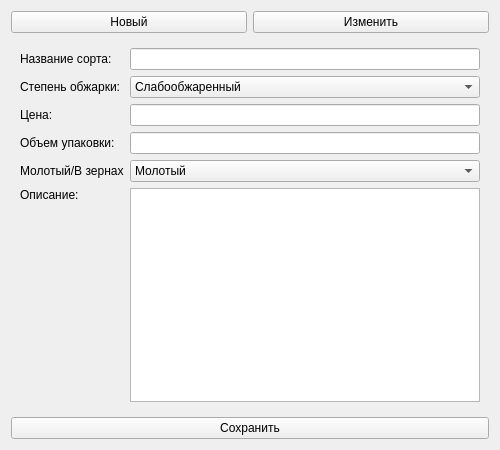
<?xml version="1.0" encoding="UTF-8"?>
<ui version="4.0">
 <class>Form</class>
 <widget class="QWidget" name="Form">
  <property name="geometry">
   <rect>
    <x>0</x>
    <y>0</y>
    <width>500</width>
    <height>450</height>
   </rect>
  </property>
  <property name="windowTitle">
   <string>Form</string>
  </property>
  <layout class="QGridLayout" name="gridLayout">
   <item row="1" column="0" colspan="2">
    <widget class="QWidget" name="widget" native="true">
     <layout class="QGridLayout" name="gridLayout_2">
      <item row="2" column="2">
       <widget class="QLineEdit" name="lineEdit_2">
        <property name="readOnly">
         <bool>false</bool>
        </property>
       </widget>
      </item>
      <item row="8" column="0">
       <spacer name="verticalSpacer">
        <property name="orientation">
         <enum>Qt::Vertical</enum>
        </property>
        <property name="sizeHint" stdset="0">
         <size>
          <width>20</width>
          <height>40</height>
         </size>
        </property>
       </spacer>
      </item>
      <item row="3" column="0">
       <widget class="QLabel" name="label_5">
        <property name="text">
         <string>Степень обжарки:</string>
        </property>
       </widget>
      </item>
      <item row="5" column="0">
       <widget class="QLabel" name="label">
        <property name="text">
         <string>Объем упаковки:</string>
        </property>
       </widget>
      </item>
      <item row="4" column="0">
       <widget class="QLabel" name="label_2">
        <property name="text">
         <string>Цена:</string>
        </property>
       </widget>
      </item>
      <item row="4" column="2">
       <widget class="QLineEdit" name="lineEdit">
        <property name="readOnly">
         <bool>false</bool>
        </property>
       </widget>
      </item>
      <item row="5" column="2">
       <widget class="QLineEdit" name="lineEdit_5">
        <property name="readOnly">
         <bool>false</bool>
        </property>
       </widget>
      </item>
      <item row="7" column="0">
       <widget class="QLabel" name="label_3">
        <property name="text">
         <string>Описание:</string>
        </property>
       </widget>
      </item>
      <item row="6" column="0">
       <widget class="QLabel" name="label_4">
        <property name="text">
         <string>Молотый/В зернах</string>
        </property>
       </widget>
      </item>
      <item row="2" column="0">
       <widget class="QLabel" name="label_6">
        <property name="text">
         <string>Название сорта:</string>
        </property>
       </widget>
      </item>
      <item row="7" column="2" rowspan="2">
       <widget class="QPlainTextEdit" name="plainTextEdit"/>
      </item>
      <item row="3" column="2">
       <widget class="QComboBox" name="comboBox">
        <item>
         <property name="text">
          <string>Слабообжаренный</string>
         </property>
        </item>
        <item>
         <property name="text">
          <string>Среднеобжаренный</string>
         </property>
        </item>
        <item>
         <property name="text">
          <string>Сильнообжаренный</string>
         </property>
        </item>
       </widget>
      </item>
      <item row="6" column="2">
       <widget class="QComboBox" name="comboBox_2">
        <item>
         <property name="text">
          <string>Молотый</string>
         </property>
        </item>
        <item>
         <property name="text">
          <string>В зернах</string>
         </property>
        </item>
       </widget>
      </item>
     </layout>
    </widget>
   </item>
   <item row="0" column="1">
    <widget class="QPushButton" name="pushButton">
     <property name="text">
      <string>Изменить</string>
     </property>
    </widget>
   </item>
   <item row="0" column="0">
    <widget class="QPushButton" name="pushButton_2">
     <property name="text">
      <string>Новый</string>
     </property>
    </widget>
   </item>
   <item row="2" column="0" colspan="2">
    <widget class="QPushButton" name="pushButton_3">
     <property name="text">
      <string>Сохранить</string>
     </property>
    </widget>
   </item>
  </layout>
 </widget>
 <resources/>
 <connections/>
</ui>
